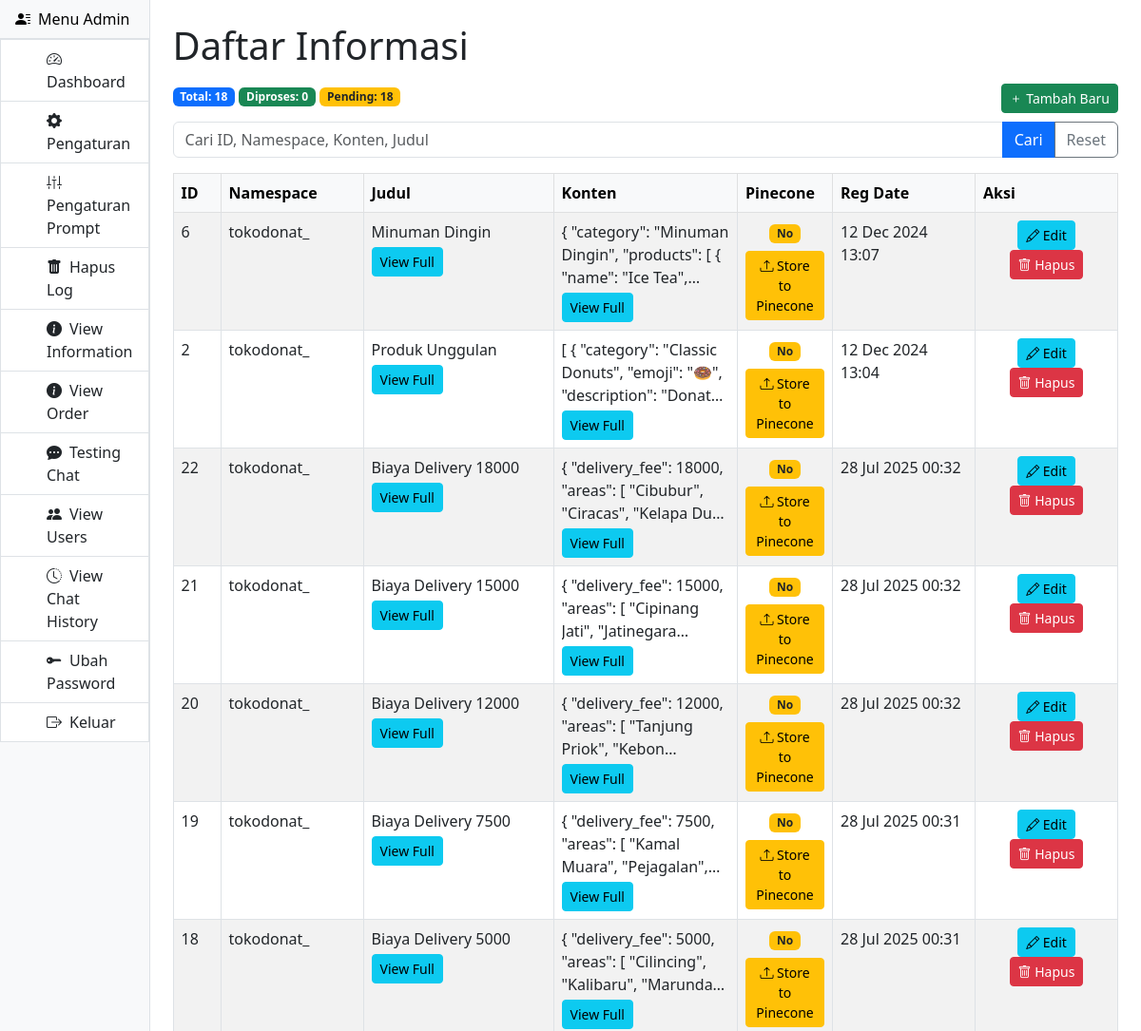
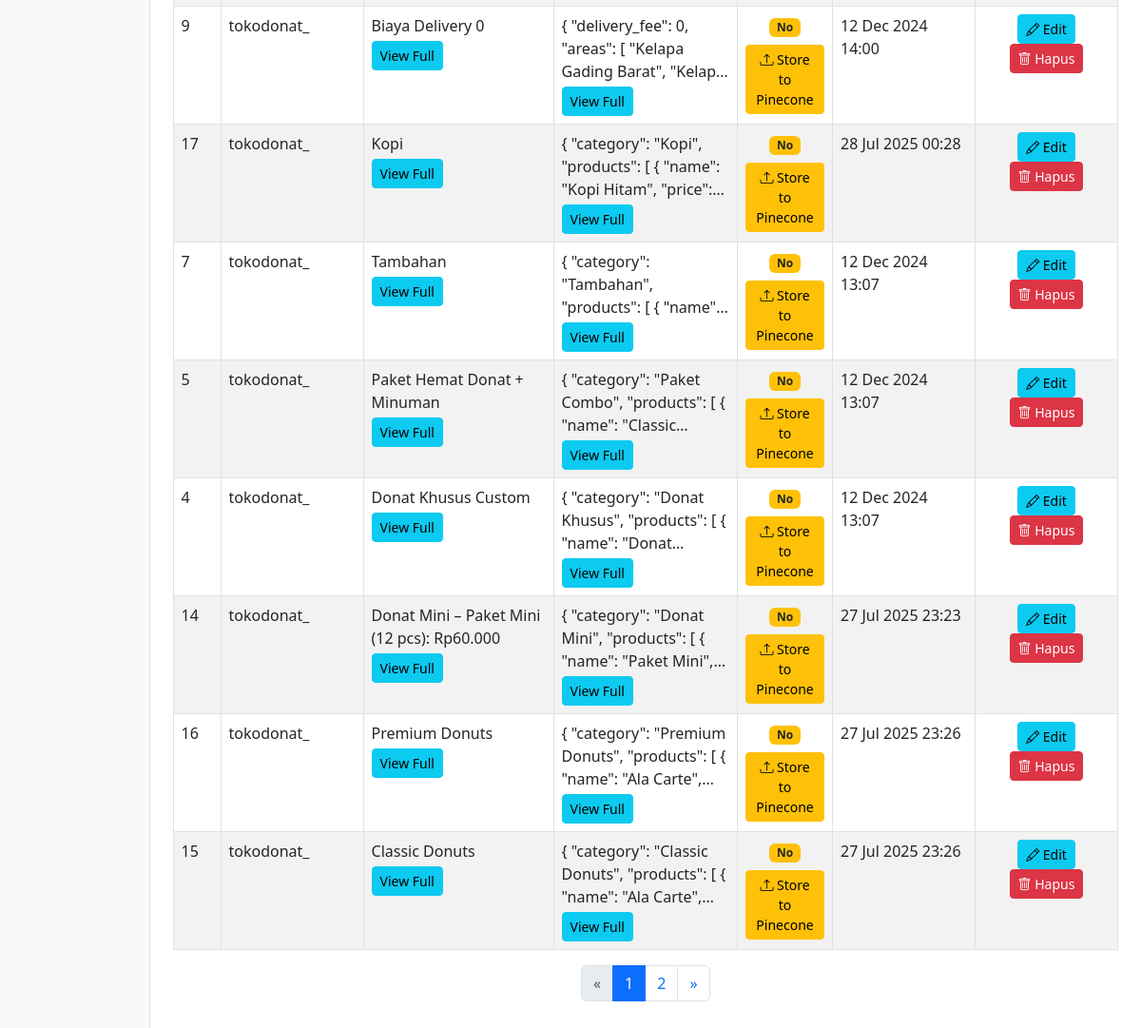
Screenshot of /public/view_information.php (signed in) with the database file from the repository (2 pictures, top to bottom).
### tables this page shows
CREATE TABLE `information` (
  `id` bigint(20) NOT NULL,
  `namespace` varchar(255) NOT NULL,
  `content_information` text NOT NULL,
  `ispinecone` tinyint(1) NOT NULL DEFAULT 0,
  `judul` text NOT NULL,
  `lastupdate` datetime NOT NULL DEFAULT current_timestamp(),
  `regdate` datetime NOT NULL DEFAULT current_timestamp()
);

### src/Database.php (called while the page is built, shortened)
<?php
class Database
{
    private $pdo;
    public function getConnection(): \PDO
    {
        return $this->pdo;
    }
    public function __construct(array $settings)
    {
        $host     = $settings['host'];
        $dbname   = $settings['dbname'];
        $charset  = $settings['charset'];
        $user     = $settings['user'];
        $password = $settings['password'];
        $dsn = "mysql:host={$host};dbname={$dbname};charset={$charset}";
        $options = [
            PDO::ATTR_ERRMODE            => PDO::ERRMODE_EXCEPTION,
            PDO::ATTR_DEFAULT_FETCH_MODE => PDO::FETCH_ASSOC,
            PDO::ATTR_EMULATE_PREPARES   => false,
        ];
        try {
            $this->pdo = new PDO($dsn, $user, $password, $options);
        } catch (PDOException $e) {
            Logger::error('Database connection error: ' . $e->getMessage());
            throw new RuntimeException('Database connection failed');
        }
    }
}

### public/view_information.php (the view, shortened to what this page needs)
<?php
require __DIR__ . '/../bootstrap.php';
$search  = trim($_GET['q'] ?? '');
$page    = max(1, (int)($_GET['page'] ?? 1));
$perPage = 15;
$offset  = ($page - 1) * $perPage;
$where  = '';
$countSql  = "SELECT COUNT(*) FROM information" . $where;
$countStmt = $db->getConnection()->prepare($countSql);
$countStmt->execute();
$total = (int)$countStmt->fetchColumn();
$totalPages = (int)ceil($total / $perPage);
$isp1 = (int)$db->getConnection()
    ->query("SELECT COUNT(*) FROM information WHERE ispinecone = 1")
    ->fetchColumn();
$isp0 = (int)$db->getConnection()
    ->query("SELECT COUNT(*) FROM information WHERE ispinecone = 0")
    ->fetchColumn();
$sql = "SELECT id, namespace, content_information, judul, ispinecone, regdate
        FROM information"
     . $where .
     " ORDER BY lastupdate DESC
        LIMIT :limit OFFSET :offset";
$stmt = $db->getConnection()->prepare($sql);
$stmt->bindValue(':limit',  $perPage, PDO::PARAM_INT);
$stmt->bindValue(':offset', $offset,  PDO::PARAM_INT);
$stmt->execute();
$rows = $stmt->fetchAll(PDO::FETCH_ASSOC);
?>
<!DOCTYPE html>
<html lang="id">
<head>
  <link href="https://cdn.jsdelivr.net/npm/bootstrap@5.3.0/dist/css/bootstrap.min.css" rel="stylesheet">
  <link rel="stylesheet" href="https://cdn.jsdelivr.net/npm/bootstrap-icons@1.10.5/font/bootstrap-icons.css">
</head>
<body class="d-flex">
  <?php include 'nav_admin.php'; ?>
  <div id="content" class="flex-grow-1 p-4">
    <h1 class="mb-3">Daftar Informasi</h1>
    <div class="mb-3">
      <span class="badge bg-primary">Total: <?= $total ?></span>
      <span class="badge bg-success">Diproses: <?= $isp1 ?></span>
      <span class="badge bg-warning text-dark">Pending: <?= $isp0 ?></span>
      <a href="add_information.php" class="btn btn-sm btn-success float-end">
        <i class="bi bi-plus"></i> Tambah Baru
      </a>
    </div>
    <form method="get" class="mb-3">
      <div class="input-group">
        <input type="text" name="q" class="form-control" placeholder="Cari ID, Namespace, Konten, Judul"
               value="<?= htmlspecialchars($_GET['q'] ?? '', ENT_QUOTES) ?>">
        <button class="btn btn-primary" type="submit">Cari</button>
        <a href="view_information.php" class="btn btn-outline-secondary">Reset</a>
      </div>
    </form>
    <div class="table-responsive">
      <table class="table table-striped table-bordered">
        <thead class="table-light">
          <tr>
            <th width="50">ID</th>
            <th width="150">Namespace</th>
            <th width="200">Judul</th>
            <th>Konten</th>
            <th width="100">Pinecone</th>
            <th width="150">Reg Date</th>
            <th width="150">Aksi</th>
          </tr>
        </thead>
        <tbody>
          <?php if (!$rows): ?>
            <tr><td colspan="7" class="text-center">Tidak ada informasi.</td></tr>
          <?php else: foreach($rows as $row): ?>
            <tr>
              <td><?= $row['id'] ?></td>
              <td><?= htmlspecialchars($row['namespace']) ?></td>
              <td>
                <div class="content-preview">
                  <?= htmlspecialchars($row['judul']) ?>
                </div>
                <button type="button" class="btn btn-sm btn-info mt-1"
                        data-bs-toggle="modal" data-bs-target="#titleModal"
                        data-title-full="<?= htmlspecialchars($row['judul'],ENT_QUOTES) ?>">
                  View Full
                </button>
              </td>
              <td>
                <div class="content-preview">
                  <?= htmlspecialchars($row['content_information']) ?>
                </div>
                <button type="button" class="btn btn-sm btn-info mt-1"
                        data-bs-toggle="modal" data-bs-target="#contentModal"
                        data-content-full="<?= htmlspecialchars($row['content_information'],ENT_QUOTES) ?>">
                  View Full
                </button>
              </td>
              <td class="text-center">
    <?php if ($row['ispinecone']): ?>
        <span class="badge bg-success">Yes</span>
    <?php else: ?>
        <span class="badge bg-warning text-dark">No</span>
    <?php endif; ?>
    <?php if (trim($row['ispinecone']) === '0'): ?>
        <a href="proses_store_pinecone.php?data_id=<?= $row['id'] ?>"
           class="btn btn-sm btn-warning mt-2"
           onclick="return confirm('Store this information to Pinecone?')">
            <i class="bi bi-upload"></i> Store to Pinecone
        </a>
    <?php endif; ?>
</td>
              <td><?= date('d M Y H:i', strtotime($row['regdate'])) ?></td>
              <td class="text-center">
                <button type="button" class="btn btn-sm btn-info" data-bs-toggle="modal" data-bs-target="#editModal"
                        data-id="<?= $row['id'] ?>"
                        data-judul="<?= htmlspecialchars($row['judul'],ENT_QUOTES) ?>"
                        data-content="<?= htmlspecialchars($row['content_information'],ENT_QUOTES) ?>">
                  <i class="bi bi-pencil"></i> Edit
                </button>
                <form method="post" action="delete_information.php" class="d-inline" onsubmit="return confirm('Hapus informasi ini?');">
                  <button type="submit" class="btn btn-sm btn-danger">
                    <i class="bi bi-trash"></i> Hapus
                  </button>
                </form>
              </td>
            </tr>
          <?php endforeach; endif; ?>
        </tbody>
      </table>
    </div>
    <?php if ($totalPages > 1): ?>
    <nav><ul class="pagination justify-content-center">
      <li class="page-item<?= $page<=1?' disabled':'' ?>">
        <a class="page-link" href="?q=<?= urlencode($search) ?>&page=<?= $page-1 ?>">&laquo;</a>
      </li>
      <?php for ($i=1; $i<=$totalPages; $i++): ?>
      <li class="page-item<?= $i===$page?' active':'' ?>">
        <a class="page-link" href="?q=<?= urlencode($search) ?>&page=<?= $i ?>"><?= $i ?></a>
      </li>
      <?php endfor; ?>
      <li class="page-item<?= $page>=$totalPages?' disabled':'' ?>">
        <a class="page-link" href="?q=<?= urlencode($search) ?>&page=<?= $page+1 ?>">&raquo;</a>
      </li>
    </ul></nav>
    <?php endif; ?>
  </div>
</body>
</html>

### public/nav_admin.php
<nav id="sidebar" class="bg-light border-end">
  <div class="list-group list-group-flush">
    <a class="list-group-item list-group-item-action bg-light"
       data-bs-toggle="collapse" href="#menuAdmin" role="button"
       aria-expanded="true" aria-controls="menuAdmin">
      <i class="bi bi-person-lines-fill me-2"></i>Menu Admin
    </a>
    <div class="collapse show" id="menuAdmin">
      <a href="dashboard.php" class="list-group-item list-group-item-action ps-5">
        <i class="bi bi-speedometer2 me-2"></i>Dashboard
      </a>
      <a href="settings.php" class="list-group-item list-group-item-action ps-5">
        <i class="bi bi-gear-fill me-2"></i>Pengaturan
      </a>
      <a href="promptsetting.php" class="list-group-item list-group-item-action ps-5">
        <i class="bi bi-sliders2-vertical me-2"></i>Pengaturan Prompt
      </a>
      <a href="del_app_log.php" class="list-group-item list-group-item-action ps-5">
        <i class="bi bi-trash-fill me-2"></i>Hapus Log
      </a>
      <a href="view_information.php" class="list-group-item list-group-item-action ps-5">
        <i class="bi bi-info-circle-fill me-2"></i>View Information
      </a>
      <a href="view_order.php" class="list-group-item list-group-item-action ps-5">
        <i class="bi bi-info-circle-fill me-2"></i>View Order
      </a>
      <a target="_blank" href="form_chat.php" class="list-group-item list-group-item-action ps-5">
        <i class="bi bi-chat-dots-fill me-2"></i>Testing Chat
      </a>
      <a href="view_users.php" class="list-group-item list-group-item-action ps-5">
        <i class="bi bi-people-fill me-2"></i>View Users
      </a>
      <a href="view_chat_history.php" class="list-group-item list-group-item-action ps-5">
        <i class="bi bi-clock-history me-2"></i>View Chat History
      </a>
      <a href="update_password.php" class="list-group-item list-group-item-action ps-5">
        <i class="bi bi-key-fill me-2"></i>Ubah Password
      </a>
      <a href="logout.php" class="list-group-item list-group-item-action ps-5">
        <i class="bi bi-box-arrow-right me-2"></i>Keluar
      </a>
    </div>
  </div>
</nav>

### public/view_information.php (style rules this page uses)
.content-preview { max-height: 100px; overflow: hidden; text-overflow: ellipsis; display: -webkit-box; -webkit-line-clamp: 3; -webkit-box-orient: vertical; }

### rows the page displays
information: id "6", namespace "tokodonat_", judul "Minuman Dingin", content_information "{ \"category\": \"Minuman Dingin\", \"products\": [ { \"name\": \"Ice…", ispinecone "No", regdate "12 Dec 2024 13:07"
information: id "2", namespace "tokodonat_", judul "Produk Unggulan", content_information "[ { \"category\": \"Classic Donuts\", \"emoji\": \"🍩\", \"description\":…", ispinecone "No", regdate "12 Dec 2024 13:04"
information: id "22", namespace "tokodonat_", judul "Biaya Delivery 18000", content_information "{ \"delivery_fee\": 18000, \"areas\": [ \"Cibubur\", \"Ciracas\", \"Kelapa…", ispinecone "No", regdate "28 Jul 2025 00:32"
information: id "21", namespace "tokodonat_", judul "Biaya Delivery 15000", content_information "{ \"delivery_fee\": 15000, \"areas\": [ \"Cipinang Jati\",…", ispinecone "No", regdate "28 Jul 2025 00:32"
information: id "20", namespace "tokodonat_", judul "Biaya Delivery 12000", content_information "{ \"delivery_fee\": 12000, \"areas\": [ \"Tanjung Priok\",…", ispinecone "No", regdate "28 Jul 2025 00:32"
information: id "19", namespace "tokodonat_", judul "Biaya Delivery 7500", content_information "{ \"delivery_fee\": 7500, \"areas\": [ \"Kamal Muara\",…", ispinecone "No", regdate "28 Jul 2025 00:31"
information: id "18", namespace "tokodonat_", judul "Biaya Delivery 5000", content_information "{ \"delivery_fee\": 5000, \"areas\": [ \"Cilincing\", \"Kalibaru\",…", ispinecone "No", regdate "28 Jul 2025 00:31"
information: id "9", namespace "tokodonat_", judul "Biaya Delivery 0", content_information "{ \"delivery_fee\": 0, \"areas\": [ \"Kelapa Gading Barat\",…", ispinecone "No", regdate "12 Dec 2024 14:00"
information: id "17", namespace "tokodonat_", judul "Kopi", content_information "{ \"category\": \"Kopi\", \"products\": [ { \"name\": \"Kopi Hitam\",…", ispinecone "No", regdate "28 Jul 2025 00:28"
information: id "7", namespace "tokodonat_", judul "Tambahan", content_information "{ \"category\": \"Tambahan\", \"products\": [ {…", ispinecone "No", regdate "12 Dec 2024 13:07"
information: id "5", namespace "tokodonat_", judul "Paket Hemat Donat + Minuman", content_information "{ \"category\": \"Paket Combo\", \"products\": [ { \"name\":…", ispinecone "No", regdate "12 Dec 2024 13:07"
information: id "4", namespace "tokodonat_", judul "Donat Khusus Custom", content_information "{ \"category\": \"Donat Khusus\", \"products\": [ { \"name\":…", ispinecone "No", regdate "12 Dec 2024 13:07"
information: id "14", namespace "tokodonat_", judul "Donat Mini – Paket Mini (12 pcs): Rp60.000", content_information "{ \"category\": \"Donat Mini\", \"products\": [ { \"name\": \"Paket…", ispinecone "No", regdate "27 Jul 2025 23:23"
information: id "16", namespace "tokodonat_", judul "Premium Donuts", content_information "{ \"category\": \"Premium Donuts\", \"products\": [ { \"name\": \"Ala…", ispinecone "No", regdate "27 Jul 2025 23:26"
information: id "15", namespace "tokodonat_", judul "Classic Donuts", content_information "{ \"category\": \"Classic Donuts\", \"products\": [ { \"name\": \"Ala…", ispinecone "No", regdate "27 Jul 2025 23:26"

### other values shown
$total "18"
$isp1 "0"
$isp0 "18"
